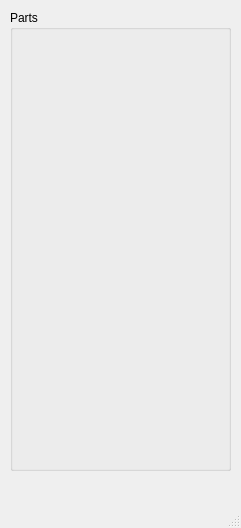
<?xml version="1.0" encoding="UTF-8"?>
<ui version="4.0">
 <class>Sub2</class>
 <widget class="QMainWindow" name="Sub2">
  <property name="geometry">
   <rect>
    <x>0</x>
    <y>0</y>
    <width>241</width>
    <height>528</height>
   </rect>
  </property>
  <property name="windowTitle">
   <string>MainWindow</string>
  </property>
  <widget class="QWidget" name="centralwidget">
   <widget class="QGroupBox" name="groupBox">
    <property name="geometry">
     <rect>
      <x>10</x>
      <y>10</y>
      <width>221</width>
      <height>461</height>
     </rect>
    </property>
    <property name="title">
     <string>Parts</string>
    </property>
   </widget>
  </widget>
  <widget class="QMenuBar" name="menubar">
   <property name="geometry">
    <rect>
     <x>0</x>
     <y>0</y>
     <width>241</width>
     <height>26</height>
    </rect>
   </property>
  </widget>
  <widget class="QStatusBar" name="statusbar"/>
 </widget>
 <resources/>
 <connections/>
</ui>
